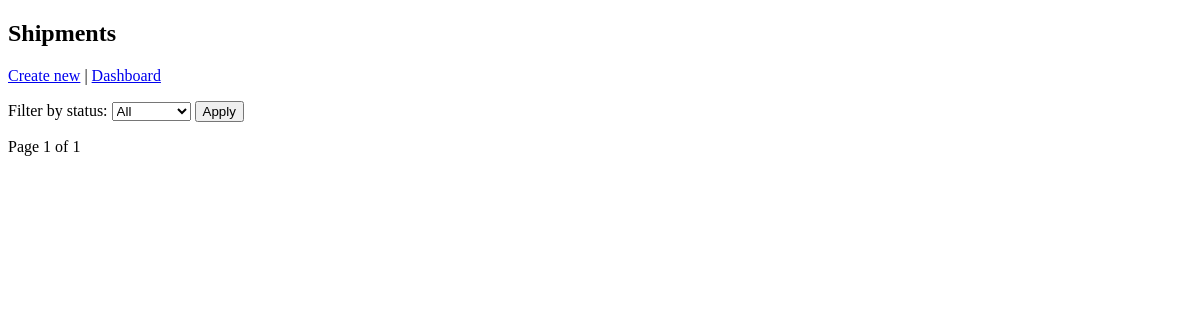
Before: /shipments (signed in) with the older database file.
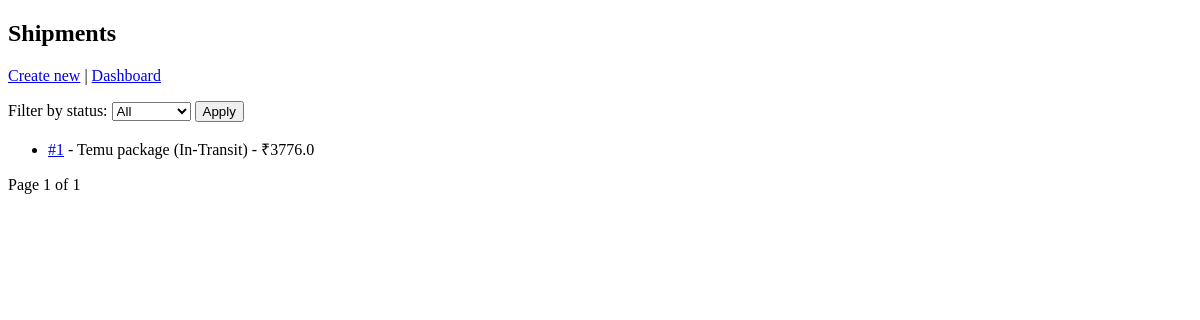
After: the same page with the newer database file.
### app.py (models this page shows, shortened)
class Shipment(db.Model):
    __tablename__ = "shipments"
    id = db.Column(db.Integer, primary_key=True)
    description = db.Column(db.Text, nullable=False)
    status = db.Column(SAEnum(ShipmentStatus), nullable=False, default=ShipmentStatus.pending)
    is_fragile = db.Column(db.Boolean, nullable=False, default=False)
    base_cost = db.Column(db.Float, nullable=False, default=0.0)
    tax_rate = db.Column(db.Float, nullable=False, default=0.0)
    handling_fee = db.Column(db.Float, nullable=False, default=0.0)
    created_at = db.Column(db.DateTime, default=datetime.utcnow)
    updated_at = db.Column(db.DateTime, default=datetime.utcnow, onupdate=datetime.utcnow)
    @property
    def total_cost(self):
        try:
            return round(self.base_cost * (1 + float(self.tax_rate)) + float(self.handling_fee), 2)
        except Exception:
            return None

### app.py (the view)
@app.route('/shipments')
@login_required
def list_shipments():
    page = int(request.args.get('page', 1))
    per_page = 5
    status_filter = request.args.get('status')
    q = Shipment.query.order_by(Shipment.created_at.desc())
    if status_filter:
        try:
            enum_val = ShipmentStatus(status_filter)
            q = q.filter_by(status=enum_val)
        except Exception:
            pass
    pagination = q.paginate(page=page, per_page=per_page, error_out=False)
    return render_template('shipments/list.html', pagination=pagination, status_filter=status_filter)

### app.py (called while the page is built)
@login_manager.user_loader
def load_user(user_id):
    return User.query.get(int(user_id))

### templates/shipments/list.html (shortened to what this page needs)
<!doctype html>
<html><head><meta charset="utf-8"><title>Shipments</title></head><body>
  <h2>Shipments</h2>
  <p><a href="{{ url_for('create_shipment') }}">Create new</a> | <a href="{{ url_for('dashboard') }}">Dashboard</a></p>
  <form method="get" action="{{ url_for('list_shipments') }}">
    <label>Filter by status:
      <select name="status">
        <option value="">All</option>
      </select>
    </label>
    <button type="submit">Apply</button>
  </form>
  <ul>
    {% for item in pagination.items %}
      <li>
        <a href="{{ url_for('view_shipment', shipment_id=item.id) }}">#{{ item.id }}</a>
        - {{ item.description }} ({{ item.status.value }}) - ₹{{ item.total_cost }}
      </li>
    {% endfor %}
  </ul>
  Page {{ pagination.page }} of {{ pagination.pages or 1 }}
</body></html>

Changed rows visible on the page:
added Shipment: id "1", description "Temu package", status.value "In-Transit", total_cost "3776.0"
